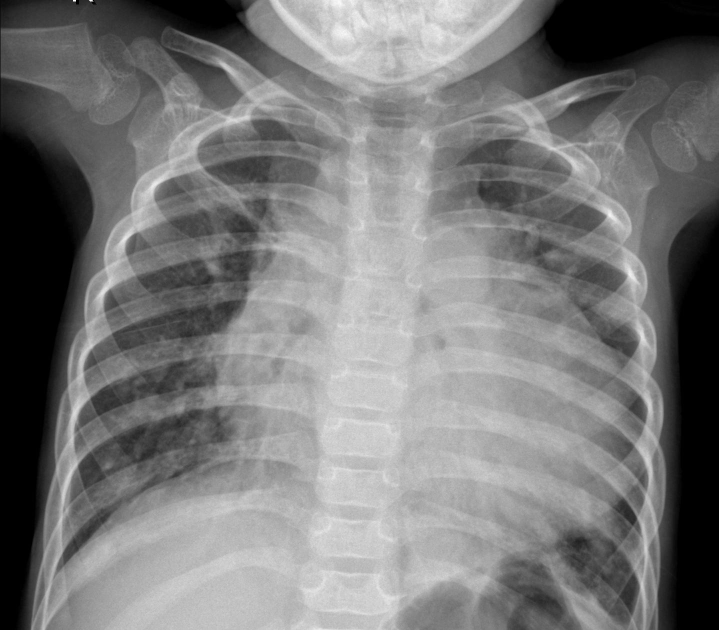
//> input picture Parte3Practica2/torax.jpeg, 1438 x 1260 px (shown at 1/2 size)
$ ./Principal   (built with g++ and OpenCV 4)
//> lines starting //> are read from the running program, lines starting //| are printed output that depends on the picture

#include <iostream>
#include <cstdlib>
#include <cmath>
#include <random>
#include <fstream>
#include <sstream>
#include <cstring>

// Librerías de OpenCV
//#include <opencv2/opencv.hpp>

#include <opencv2/imgproc.hpp> // Librería que contiene operaciones para realizar procesamiento de imágenes
#include <opencv2/imgcodecs.hpp> // Librería contiene los métodos para cargar imágenes de acuerdo a un códec
#include <opencv2/core.hpp> // Librería que contiene las estructuras y funciones base para representar las imágenes como matrices
#include <opencv2/video.hpp> // Librería para realizar lectura de vídeos
#include <opencv2/videoio.hpp> // Librería para escritura de vídoeos y streaming
#include <opencv2/highgui.hpp> // Librería para crear interfaces básicas de usuario


using namespace std;
using namespace cv;

int main(int argc, char* args[]){

    Mat torax = imread("torax.jpeg");
//> torax is the input picture: 1260 rows x 1438 cols, CV_8UC3; min 0, max 255, mean 120.4
    resize(torax, torax, Size(), 0.3, 0.3);
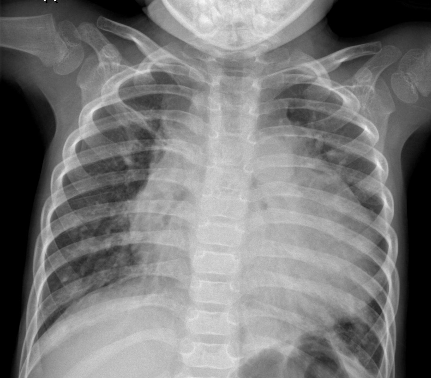
//> torax: 378 rows x 431 cols, CV_8UC3; min 0, max 252, mean 120.4
    cvtColor(torax , torax , COLOR_BGR2GRAY);
//> torax: 378 rows x 431 cols, CV_8UC1
    Mat totalTorax = Mat::zeros(Size(torax.cols * 5, torax.rows), CV_8UC1);


    Mat dientes =imread("dientes.png");
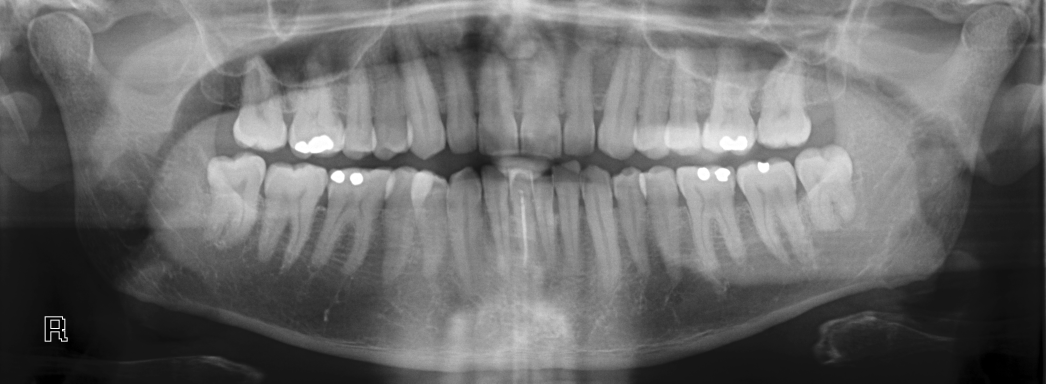
//> input picture Parte3Practica2/dientes.png, 3138 x 1150 px (shown at 1/3 size)
//> dientes is the input picture: 1150 rows x 3138 cols, CV_8UC3; min 0, max 255, mean 108
    resize(dientes, dientes, Size(), 0.2, 0.2);
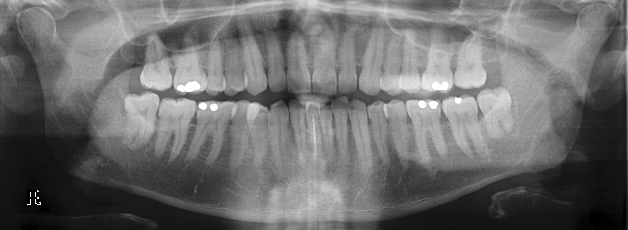
//> dientes: 230 rows x 628 cols, CV_8UC3; min 0, max 255, mean 108
    cvtColor(dientes , dientes , COLOR_BGR2GRAY);
//> dientes: 230 rows x 628 cols, CV_8UC1
    Mat totalDientes = Mat::zeros(Size(dientes.cols * 5, dientes.rows), CV_8UC1);


    Mat cerebro =imread("cerebro.jpg");
//> cerebro.jpg cannot be read in this run, so this picture is empty
//> (the run ends here: the program stops with an error, at `cvtColor(cerebro , cerebro , COLOR_BGR2GRAY);`)
